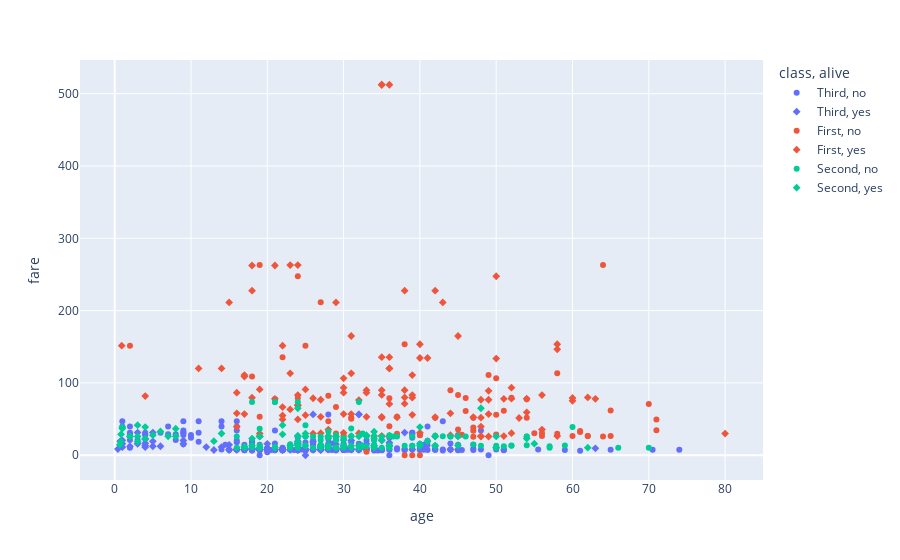

The code cell stored with this chart in its notebook:
### Code cell
fig = px.scatter(df, x="age", y="fare", color="class", symbol="alive")
fig.show()

### Figure 1 — Plotly figure (JSON) as saved in the notebook; plotly's stock layout.template omitted (floating-point values rounded to 4 significant figures; data arrays with more than 128 entries replaced by an {"elided": "..."} marker saying what was removed)
{"data": [{"hovertemplate": "class=Third<br>alive=no<br>age=%{x}<br>fare=%{y}<extra></extra>", "legendgroup": "Third, no", "marker": {"color": "#636efa", "symbol": "circle"}, "mode": "markers", "name": "Third, no", "orientation": "v", "showlegend": true, "type": "scatter", "x": {"elided": "372 float values"}, "xaxis": "x", "y": {"elided": "372 float values"}, "yaxis": "y"}, {"hovertemplate": "class=Third<br>alive=yes<br>age=%{x}<br>fare=%{y}<extra></extra>", "legendgroup": "Third, yes", "marker": {"color": "#636efa", "symbol": "diamond"}, "mode": "markers", "name": "Third, yes", "orientation": "v", "showlegend": true, "type": "scatter", "x": [26, 27, 4, null, 15, 38, null, null, null, 14, 19, null, null, 17, 32, 30, 29, null, 33, 21, null, null, 12, 24, null, 22, 24, 27, 16, 9, 1, 4, null, 19, null, 18, 26, 16, 27, 16, 5, null, 29, 3, 25, 25, null, 35, 19, 30, 22, null, null, 26, 31, null, 45, null, 3, null, null, null, null, 22, 1, 21, 24, 39, 44, 32, null, null, 5, 29, 0.75, 2, 63, 9, 26, 29, null, 22, 22, 36, 32, null, 32, null, 20, null, 0.75, 23, null, 20, 18, 4, null, null, null, null, 31, 6, 20, 5, 13, 18, 1, 31, 0.42, 27, 27, 27, null, 15, 32, 18, 24, 4, 15], "xaxis": "x", "y": [7.925, 11.13, 16.7, 7.225, 8.029, 31.39, 7.879, 7.75, 7.229, 11.24, 7.879, 7.75, 15.25, 7.925, 56.5, 12.47, 9.5, 7.787, 15.85, 7.65, 7.775, 24.15, 11.24, 7.142, 22.36, 7.75, 15.85, 7.796, 7.733, 20.52, 11.13, 22.02, 15.5, 7.854, 7.75, 8.05, 18.79, 7.75, 7.925, 8.05, 31.39, 15.5, 15.25, 31.39, 7.775, 0, 7.75, 20.25, 8.05, 9.5, 7.75, 7.75, 23.25, 7.854, 20.52, 23.25, 8.05, 16.1, 15.9, 7.879, 7.879, 7.229, 7.75, 7.25, 15.74, 7.796, 16.7, 7.925, 7.925, 8.05, 16.1, 8.113, 19.26, 7.896, 19.26, 12.29, 9.588, 15.9, 56.5, 7.75, 22.36, 7.225, 7.775, 17.4, 7.854, 7.75, 7.925, 15.5, 15.74, 56.5, 19.26, 7.55, 7.829, 7.925, 9.842, 13.42, 56.5, 7.733, 15.25, 7.737, 7.925, 12.47, 7.229, 12.47, 7.229, 7.496, 20.57, 8.683, 8.517, 6.975, 8.662, 12.47, 7.75, 14.45, 56.5, 9.35, 19.26, 11.13, 7.225], "yaxis": "y"}, {"hovertemplate": "class=First<br>alive=no<br>age=%{x}<br>fare=%{y}<extra></extra>", "legendgroup": "First, no", "marker": {"color": "#EF553B", "symbol": "circle"}, "mode": "markers", "name": "First, no", "orientation": "v", "showlegend": true, "type": "scatter", "x": [54, 19, 40, 28, 42, 65, 45, null, 28, 46, 71, 21, 47, 24, 54, 37, 24, 51, null, 61, 56, 50, null, 44, 62, 52, 40, null, 37, null, null, 2, 45.5, 38, 29, 45, null, 22, 27, 50, 64, 30, 65, 47, 56, null, 58, 55, 71, 25, 18, 47, null, 45, 50, 64, 62, null, 36, null, 61, null, 58, 47, 31, 60, 49, null, 36, 70, 19, null, 29, 46, null, 39, null, 38, 31, 33], "xaxis": "x", "y": [51.86, 263, 27.72, 82.17, 52, 61.98, 83.47, 27.72, 47.1, 61.17, 34.65, 77.29, 52, 247.5, 77.29, 53.1, 79.2, 61.38, 25.93, 33.5, 30.7, 28.71, 50, 90, 26.55, 79.65, 0, 31, 29.7, 26, 27.72, 151.6, 28.5, 153.5, 66.6, 35.5, 35, 135.6, 211.5, 55.9, 263, 27.75, 26.55, 38.5, 26.55, 52, 29.7, 30.5, 49.5, 151.6, 108.9, 34.02, 221.8, 26.55, 106.4, 26, 26.55, 227.5, 40.12, 42.4, 32.32, 0, 113.3, 25.59, 52, 26.55, 110.9, 26.55, 78.85, 71, 53.1, 39.6, 30, 79.2, 30.7, 0, 0, 0, 50.5, 5], "yaxis": "y"}, {"hovertemplate": "class=First<br>alive=yes<br>age=%{x}<br>fare=%{y}<extra></extra>", "legendgroup": "First, yes", "marker": {"color": "#EF553B", "symbol": "diamond"}, "mode": "markers", "name": "First, yes", "orientation": "v", "showlegend": true, "type": "scatter", "x": {"elided": "136 float values"}, "xaxis": "x", "y": {"elided": "136 float values"}, "yaxis": "y"}, {"hovertemplate": "class=Second<br>alive=no<br>age=%{x}<br>fare=%{y}<extra></extra>", "legendgroup": "Second, no", "marker": {"color": "#00cc96", "symbol": "circle"}, "mode": "markers", "name": "Second, no", "orientation": "v", "showlegend": true, "type": "scatter", "x": [35, 66, 27, 32, 21, 34, 29, 21, 32.5, 25, 23, 18, 19, 36.5, 42, 51, 30, null, 19, 24, 30, 42, 30, 27, 18, 59, 24, 44, 19, 33, 29, 54, 36, null, 36, 30, 26, 43, 54, 28, 25, 36, 38, 29, 18, 46, 23, 34, null, 30, 31, 36, 48, null, 34, null, 23, 27, 28, 54, 47, 37, 26, 57, 31, 24, 23, 32, 25, 70, null, 60, 25, 52, 39, 52, 34, 50, 25, null, 23, 23, 18, 57, 16, 39, 34, 39, 35, 31, 16, 28, 44, 21, 24, 28, 27], "xaxis": "x", "y": [26, 10.5, 21, 10.5, 73.5, 26, 21, 73.5, 30.07, 13, 15.05, 11.5, 36.75, 26, 13, 12.53, 13, 15.05, 13, 13, 13, 27, 10.5, 13, 13, 13.5, 10.5, 26, 10.5, 12.28, 10.5, 26, 10.5, 0, 12.88, 24, 26, 26.25, 14, 13, 13, 13, 13, 27.72, 73.5, 26, 10.5, 21, 0, 13, 10.5, 27.75, 13, 0, 21, 0, 11.5, 26, 13.5, 26, 15, 26, 10.5, 12.35, 26.25, 73.5, 13, 73.5, 13, 10.5, 0, 39, 41.58, 13.5, 26, 13, 13, 13, 26, 0, 13, 13, 11.5, 10.5, 26, 13, 13, 13, 10.5, 37.0, 10.5, 33, 26, 11.5, 13, 10.5, 13], "yaxis": "y"}, {"hovertemplate": "class=Second<br>alive=yes<br>age=%{x}<br>fare=%{y}<extra></extra>", "legendgroup": "Second, yes", "marker": {"color": "#00cc96", "symbol": "diamond"}, "mode": "markers", "name": "Second, yes", "orientation": "v", "showlegend": true, "type": "scatter", "x": [14, 55, null, 34, 3, 29, 21, 5, 29, 0.83, 17, 34, 32.5, 29, 40, 1, 32, 3, 35, 19, 8, 24, 50, 41, 42, null, 24, 30, 22, 36, 2, 24, 40, 36, 17, 28, 3, 34, 18, 28, 19, 42, 24, 45, 28, 13, 50, 33, 23, 33, 34, 36, 50, 2, 7, 32, 19, null, 8, 62, 34, 25, null, 24, 22, 24, 4, 28, 18, 40, 31, 45, 27, 6, 30, 30, 4, 48, 0.67, 54, 31, 1, 0.83, 42, 27, 28, 25], "xaxis": "x", "y": [30.07, 16, 13, 13, 41.58, 26, 10.5, 27.75, 10.5, 29, 10.5, 23, 13, 26, 15.75, 39, 13, 26, 21, 10.5, 26.25, 14.5, 26, 19.5, 13, 12.35, 26, 12.35, 29, 13, 26, 13, 13, 13, 12, 12.65, 18.75, 32.5, 13, 26, 26, 26, 18.75, 26.25, 13, 19.5, 10.5, 27.75, 13.79, 26, 10.5, 26, 10.5, 26, 26.25, 26, 26, 13.86, 36.75, 10.5, 13, 30, 33, 27, 41.58, 65, 39, 13, 23, 39, 13, 13.5, 10.5, 33, 21, 13, 23, 65, 14.5, 23, 26.25, 37.0, 18.75, 13, 13.86, 24, 26], "yaxis": "y"}], "layout": {"legend": {"title": {"text": "class, alive"}, "tracegroupgap": 0}, "margin": {"t": 60}, "xaxis": {"anchor": "y", "domain": [0, 1], "title": {"text": "age"}}, "yaxis": {"anchor": "x", "domain": [0, 1], "title": {"text": "fare"}}}}
